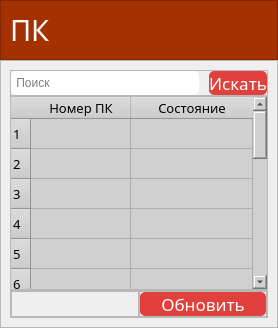
         <widget class="QWidget" name="pc">
          <layout class="QVBoxLayout" name="verticalLayout_9">
           <property name="spacing">
            <number>0</number>
           </property>
           <property name="leftMargin">
            <number>0</number>
           </property>
           <property name="topMargin">
            <number>0</number>
           </property>
           <property name="rightMargin">
            <number>0</number>
           </property>
           <property name="bottomMargin">
            <number>0</number>
           </property>
           <item>
            <widget class="QFrame" name="title_pc">
             <property name="maximumSize">
              <size>
               <width>16777215</width>
               <height>100</height>
              </size>
             </property>
             <property name="styleSheet">
              <string notr="true">background-color: rgb(166, 49, 0);</string>
             </property>
             <property name="frameShape">
              <enum>QFrame::StyledPanel</enum>
             </property>
             <property name="frameShadow">
              <enum>QFrame::Raised</enum>
             </property>
             <layout class="QVBoxLayout" name="verticalLayout_13">
              <item>
               <widget class="QLabel" name="title_4">
                <property name="font">
                 <font>
                  <family>Montserrat Medium</family>
                  <pointsize>22</pointsize>
                 </font>
                </property>
                <property name="styleSheet">
                 <string notr="true">color: #ffffff;</string>
                </property>
                <property name="text">
                 <string>ПК</string>
                </property>
               </widget>
              </item>
             </layout>
            </widget>
           </item>
           <item>
            <widget class="QFrame" name="window_admin_2">
             <property name="maximumSize">
              <size>
               <width>16777215</width>
               <height>700</height>
              </size>
             </property>
             <property name="frameShape">
              <enum>QFrame::StyledPanel</enum>
             </property>
             <property name="frameShadow">
              <enum>QFrame::Raised</enum>
             </property>
             <layout class="QVBoxLayout" name="verticalLayout_116">
              <property name="spacing">
               <number>0</number>
              </property>
              <property name="leftMargin">
               <number>9</number>
              </property>
              <property name="topMargin">
               <number>9</number>
              </property>
              <property name="rightMargin">
               <number>9</number>
              </property>
              <property name="bottomMargin">
               <number>9</number>
              </property>
              <item>
               <widget class="QFrame" name="frame_54">
                <property name="maximumSize">
                 <size>
                  <width>16777215</width>
                  <height>60</height>
                 </size>
                </property>
                <property name="frameShape">
                 <enum>QFrame::StyledPanel</enum>
                </property>
                <property name="frameShadow">
                 <enum>QFrame::Raised</enum>
                </property>
                <layout class="QHBoxLayout" name="horizontalLayout_110">
                 <property name="spacing">
                  <number>10</number>
                 </property>
                 <property name="leftMargin">
                  <number>0</number>
                 </property>
                 <property name="topMargin">
                  <number>0</number>
                 </property>
                 <property name="rightMargin">
                  <number>0</number>
                 </property>
                 <property name="bottomMargin">
                  <number>0</number>
                 </property>
                 <item>
                  <widget class="QLineEdit" name="text_search_admin_2">
                   <property name="maximumSize">
                    <size>
                     <width>855</width>
                     <height>40</height>
                    </size>
                   </property>
                   <property name="styleSheet">
                    <string notr="true">color: rgb(0, 0, 0);
background-color: rgb(255, 255, 255);
border-radius: 5px;
font: 57 13pt &quot;Montserrat Medium&quot;;</string>
                   </property>
                   <property name="dragEnabled">
                    <bool>false</bool>
                   </property>
                   <property name="readOnly">
                    <bool>false</bool>
                   </property>
                   <property name="placeholderText">
                    <string> Поиск</string>
                   </property>
                  </widget>
                 </item>
                 <item>
                  <widget class="QPushButton" name="btn_search_admin_2">
                   <property name="maximumSize">
                    <size>
                     <width>210</width>
                     <height>40</height>
                    </size>
                   </property>
                   <property name="font">
                    <font>
                     <family>Montserrat Medium</family>
                     <pointsize>13</pointsize>
                     <weight>7</weight>
                     <italic>false</italic>
                     <bold>false</bold>
                    </font>
                   </property>
                   <property name="styleSheet">
                    <string notr="true">QPushButton{
background-color: rgb(224, 65, 61);
color: #fff;
border-radius: 5px;
	font: 57 13pt &quot;Montserrat Medium&quot;;
}

QPushButton:hover{
background-color: rgb(204, 5, 0);
}</string>
                   </property>
                   <property name="text">
                    <string>Искать</string>
                   </property>
                  </widget>
                 </item>
                </layout>
               </widget>
              </item>
              <item>
               <widget class="QFrame" name="visits_4">
                <property name="maximumSize">
                 <size>
                  <width>16777215</width>
                  <height>550</height>
                 </size>
                </property>
                <property name="font">
                 <font>
                  <family>Montserrat Medium</family>
                 </font>
                </property>
                <property name="frameShape">
                 <enum>QFrame::StyledPanel</enum>
                </property>
                <property name="frameShadow">
                 <enum>QFrame::Raised</enum>
                </property>
                <layout class="QVBoxLayout" name="verticalLayout_117">
                 <property name="spacing">
                  <number>0</number>
                 </property>
                 <property name="leftMargin">
                  <number>0</number>
                 </property>
                 <property name="topMargin">
                  <number>0</number>
                 </property>
                 <property name="rightMargin">
                  <number>0</number>
                 </property>
                 <property name="bottomMargin">
                  <number>0</number>
                 </property>
                 <item>
                  <widget class="QTableWidget" name="table_visits_4">
                   <property name="font">
                    <font>
                     <family>Montserrat Medium</family>
                     <pointsize>10</pointsize>
                     <weight>7</weight>
                     <italic>false</italic>
                     <bold>false</bold>
                    </font>
                   </property>
                   <property name="styleSheet">
                    <string notr="true">background-color: rgb(208, 208, 208); 
color: black;
border: 0;
alternate-background-color: #606060;
selection-background-color: #282828;
font: 57 10pt &quot;Montserrat Medium&quot;;
</string>
                   </property>
                   <property name="sortingEnabled">
                    <bool>true</bool>
                   </property>
                   <property name="rowCount">
                    <number>17</number>
                   </property>
                   <property name="columnCount">
                    <number>2</number>
                   </property>
                   <attribute name="horizontalHeaderCascadingSectionResizes">
                    <bool>false</bool>
                   </attribute>
                   <attribute name="horizontalHeaderDefaultSectionSize">
                    <number>100</number>
                   </attribute>
                   <attribute name="horizontalHeaderShowSortIndicator" stdset="0">
                    <bool>true</bool>
                   </attribute>
                   <attribute name="horizontalHeaderStretchLastSection">
                    <bool>true</bool>
                   </attribute>
                   <attribute name="verticalHeaderCascadingSectionResizes">
                    <bool>false</bool>
                   </attribute>
                   <attribute name="verticalHeaderDefaultSectionSize">
                    <number>30</number>
                   </attribute>
                   <row/>
                   <row/>
                   <row/>
                   <row/>
                   <row/>
                   <row/>
                   <row/>
                   <row/>
                   <row/>
                   <row/>
                   <row/>
                   <row/>
                   <row/>
                   <row/>
                   <row/>
                   <row/>
                   <row/>
                   <column>
                    <property name="text">
                     <string>Номер ПК</string>
                    </property>
                   </column>
                   <column>
                    <property name="text">
                     <string>Состояние</string>
                    </property>
                   </column>
                  </widget>
                 </item>
                </layout>
               </widget>
              </item>
              <item>
               <widget class="QFrame" name="frame_55">
                <property name="maximumSize">
                 <size>
                  <width>3000</width>
                  <height>100</height>
                 </size>
                </property>
                <property name="font">
                 <font>
                  <kerning>false</kerning>
                 </font>
                </property>
                <property name="frameShape">
                 <enum>QFrame::StyledPanel</enum>
                </property>
                <property name="frameShadow">
                 <enum>QFrame::Raised</enum>
                </property>
                <layout class="QHBoxLayout" name="horizontalLayout_111">
                 <property name="spacing">
                  <number>0</number>
                 </property>
                 <property name="leftMargin">
                  <number>0</number>
                 </property>
                 <property name="topMargin">
                  <number>0</number>
                 </property>
                 <property name="rightMargin">
                  <number>0</number>
                 </property>
                 <property name="bottomMargin">
                  <number>0</number>
                 </property>
                 <item>
                  <widget class="QFrame" name="frame_56">
                   <property name="maximumSize">
                    <size>
                     <width>30000</width>
                     <height>16777215</height>
                    </size>
                   </property>
                   <property name="frameShape">
                    <enum>QFrame::StyledPanel</enum>
                   </property>
                   <property name="frameShadow">
                    <enum>QFrame::Raised</enum>
                   </property>
                  </widget>
                 </item>
                 <item>
                  <widget class="QFrame" name="frame_57">
                   <property name="maximumSize">
                    <size>
                     <width>210</width>
                     <height>80</height>
                    </size>
                   </property>
                   <property name="font">
                    <font>
                     <pointsize>2</pointsize>
                    </font>
                   </property>
                   <property name="frameShape">
                    <enum>QFrame::StyledPanel</enum>
                   </property>
                   <property name="frameShadow">
                    <enum>QFrame::Raised</enum>
                   </property>
                   <layout class="QHBoxLayout" name="horizontalLayout_112">
                    <property name="spacing">
                     <number>0</number>
                    </property>
                    <property name="leftMargin">
                     <number>0</number>
                    </property>
                    <property name="topMargin">
                     <number>0</number>
                    </property>
                    <property name="rightMargin">
                     <number>0</number>
                    </property>
                    <property name="bottomMargin">
                     <number>0</number>
                    </property>
                    <item>
                     <widget class="QPushButton" name="btn_apdate__admin_2">
                      <property name="maximumSize">
                       <size>
                        <width>210</width>
                        <height>40</height>
                       </size>
                      </property>
                      <property name="font">
                       <font>
                        <family>Montserrat Medium</family>
                        <pointsize>13</pointsize>
                        <weight>7</weight>
                        <italic>false</italic>
                        <bold>false</bold>
                       </font>
                      </property>
                      <property name="styleSheet">
                       <string notr="true">QPushButton{
background-color: rgb(224, 65, 61);
color: #fff;
border-radius: 5px;
font: 57 13pt &quot;Montserrat Medium&quot;;
}

QPushButton:hover{
background-color: rgb(204, 5, 0);
}</string>
                      </property>
                      <property name="text">
                       <string>Обновить</string>
                      </property>
                     </widget>
                    </item>
                   </layout>
                  </widget>
                 </item>
                </layout>
               </widget>
              </item>
             </layout>
            </widget>
           </item>
          </layout>
         </widget>
